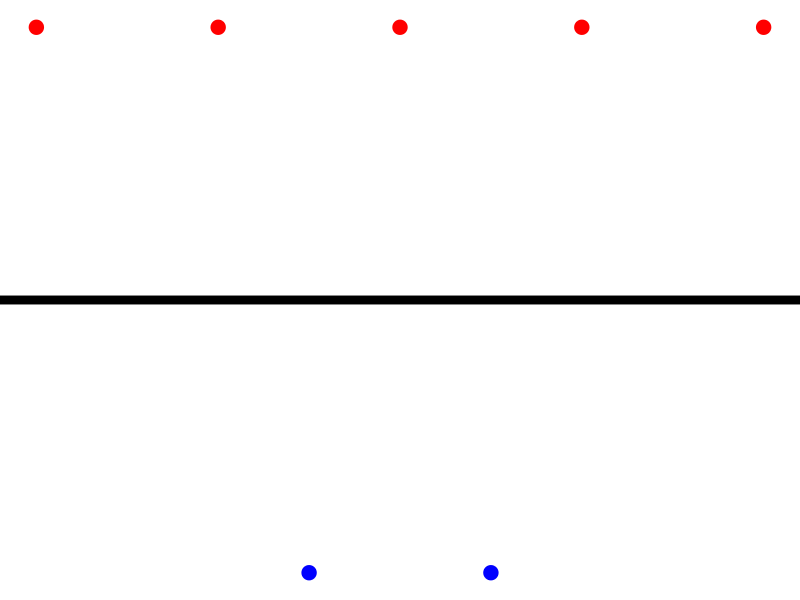
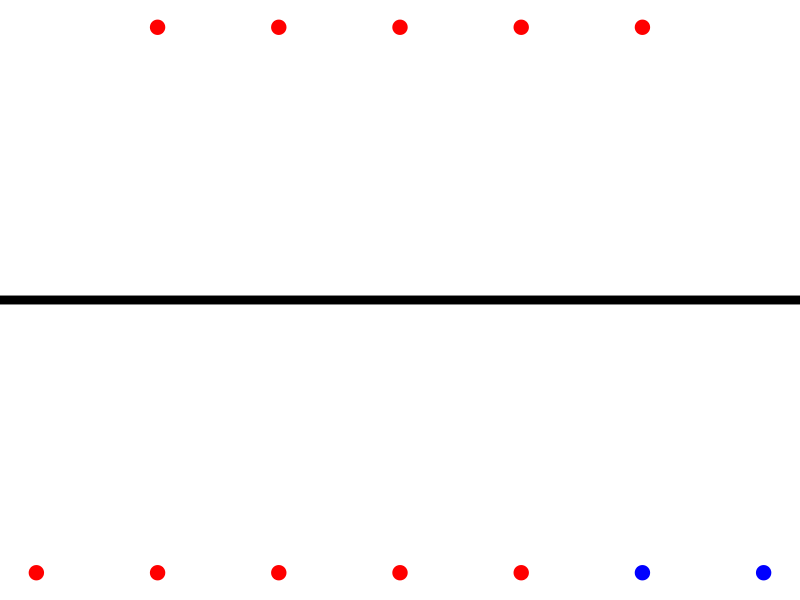

The R source for these figures, in order:
## ---- chunk 1
knitr::opts_chunk$set(echo = TRUE, cache = TRUE, message = FALSE, warning = FALSE)
## ---- chunk 2
library(dplyr)
library(ggplot2)
library(DiagrammeR)

create_graph() %>%
  add_n_nodes(5, 
              label = "I am red!!",
              node_aes = node_aes(fillcolor = "red",
                                  fontsize = 5)) %>% 
  add_n_nodes(2, 
              label = "I am blue :-(",
              node_aes = node_aes(fillcolor = "blue",
                                  fontsize = 5)) %>% 
  render_graph()
## ---- chunk 3
tibble(color = c(rep("red", 5), rep("blue", 2)),
       y = c(rep(.5, 5), rep(-.5, 2)), 
       x = c(1:5, 2.5, 3.5)) %>% 
  ggplot(aes(x = x, y = y, colour = color, size = 10))+
  geom_hline(yintercept = 0, size = 3, colour = "black")+
  geom_point()+
  theme_void()+
  guides(size = "none", colour = "none")+
  scale_colour_manual(values = c(blue = "blue", red = "red"))
  
## ---- chunk 4
tibble(color = c(rep("red", 5), rep("red", 5), rep("blue", 2)),
       y = c(rep(.5, 5), rep(-.5, 7)), 
       x = c(1:5, seq(0, 6, length.out = 7))) %>% 
  ggplot(aes(x = x, y = y, colour = color, size = 10))+
  geom_hline(yintercept = 0, size = 3, colour = "black")+
  geom_point()+
  theme_void()+
  guides(size = "none", colour = "none")+
  scale_colour_manual(values = c(blue = "blue", red = "red"))
  
